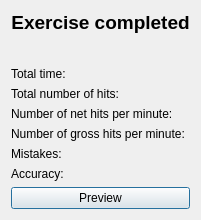
<?xml version="1.0" encoding="UTF-8"?>
<ui version="4.0">
 <class>ExerciseSummary</class>
 <widget class="QDialog" name="ExerciseSummary">
  <property name="geometry">
   <rect>
    <x>0</x>
    <y>0</y>
    <width>350</width>
    <height>280</height>
   </rect>
  </property>
  <property name="windowTitle">
   <string>Summary</string>
  </property>
  <layout class="QGridLayout" name="gridLayout">
   <property name="sizeConstraint">
    <enum>QLayout::SetFixedSize</enum>
   </property>
   <item row="8" column="0">
    <widget class="QFrame" name="buttonsFrame">
     <property name="sizePolicy">
      <sizepolicy hsizetype="Preferred" vsizetype="Fixed">
       <horstretch>0</horstretch>
       <verstretch>0</verstretch>
      </sizepolicy>
     </property>
     <property name="frameShape">
      <enum>QFrame::NoFrame</enum>
     </property>
     <property name="frameShadow">
      <enum>QFrame::Plain</enum>
     </property>
     <layout class="QHBoxLayout" name="horizontalLayout">
      <property name="leftMargin">
       <number>0</number>
      </property>
      <property name="topMargin">
       <number>0</number>
      </property>
      <property name="rightMargin">
       <number>0</number>
      </property>
      <property name="bottomMargin">
       <number>0</number>
      </property>
      <item>
       <widget class="QPushButton" name="previewButton">
        <property name="focusPolicy">
         <enum>Qt::ClickFocus</enum>
        </property>
        <property name="text">
         <string>Preview</string>
        </property>
        <property name="checkable">
         <bool>false</bool>
        </property>
        <property name="checked">
         <bool>false</bool>
        </property>
        <property name="default">
         <bool>true</bool>
        </property>
        <property name="flat">
         <bool>false</bool>
        </property>
       </widget>
      </item>
     </layout>
    </widget>
   </item>
   <item row="2" column="0">
    <widget class="QLabel" name="timeLabel">
     <property name="sizePolicy">
      <sizepolicy hsizetype="Preferred" vsizetype="Fixed">
       <horstretch>0</horstretch>
       <verstretch>0</verstretch>
      </sizepolicy>
     </property>
     <property name="text">
      <string>Total time:</string>
     </property>
     <property name="alignment">
      <set>Qt::AlignLeading|Qt::AlignLeft|Qt::AlignTop</set>
     </property>
    </widget>
   </item>
   <item row="6" column="0">
    <widget class="QLabel" name="mistakesLabel">
     <property name="sizePolicy">
      <sizepolicy hsizetype="Preferred" vsizetype="Fixed">
       <horstretch>0</horstretch>
       <verstretch>0</verstretch>
      </sizepolicy>
     </property>
     <property name="text">
      <string>Mistakes:</string>
     </property>
     <property name="alignment">
      <set>Qt::AlignLeading|Qt::AlignLeft|Qt::AlignTop</set>
     </property>
    </widget>
   </item>
   <item row="5" column="0">
    <widget class="QLabel" name="grossHitsLabel">
     <property name="sizePolicy">
      <sizepolicy hsizetype="Preferred" vsizetype="Fixed">
       <horstretch>0</horstretch>
       <verstretch>0</verstretch>
      </sizepolicy>
     </property>
     <property name="text">
      <string>Number of gross hits per minute:</string>
     </property>
    </widget>
   </item>
   <item row="3" column="0">
    <widget class="QLabel" name="hitsLabel">
     <property name="sizePolicy">
      <sizepolicy hsizetype="Preferred" vsizetype="Fixed">
       <horstretch>0</horstretch>
       <verstretch>0</verstretch>
      </sizepolicy>
     </property>
     <property name="text">
      <string>Total number of hits:</string>
     </property>
    </widget>
   </item>
   <item row="4" column="0">
    <widget class="QLabel" name="netHitsLabel">
     <property name="sizePolicy">
      <sizepolicy hsizetype="Preferred" vsizetype="Fixed">
       <horstretch>0</horstretch>
       <verstretch>0</verstretch>
      </sizepolicy>
     </property>
     <property name="text">
      <string>Number of net hits per minute:</string>
     </property>
     <property name="alignment">
      <set>Qt::AlignLeading|Qt::AlignLeft|Qt::AlignTop</set>
     </property>
    </widget>
   </item>
   <item row="1" column="0">
    <widget class="QLabel" name="titleLabel">
     <property name="sizePolicy">
      <sizepolicy hsizetype="Preferred" vsizetype="Fixed">
       <horstretch>0</horstretch>
       <verstretch>0</verstretch>
      </sizepolicy>
     </property>
     <property name="minimumSize">
      <size>
       <width>0</width>
       <height>50</height>
      </size>
     </property>
     <property name="font">
      <font>
       <pointsize>14</pointsize>
       <weight>75</weight>
       <bold>true</bold>
      </font>
     </property>
     <property name="text">
      <string>Exercise completed</string>
     </property>
     <property name="alignment">
      <set>Qt::AlignHCenter|Qt::AlignTop</set>
     </property>
    </widget>
   </item>
   <item row="7" column="0">
    <widget class="QLabel" name="accuracyLabel">
     <property name="sizePolicy">
      <sizepolicy hsizetype="Preferred" vsizetype="Fixed">
       <horstretch>0</horstretch>
       <verstretch>0</verstretch>
      </sizepolicy>
     </property>
     <property name="text">
      <string>Accuracy:</string>
     </property>
    </widget>
   </item>
  </layout>
 </widget>
 <resources/>
 <connections/>
</ui>
